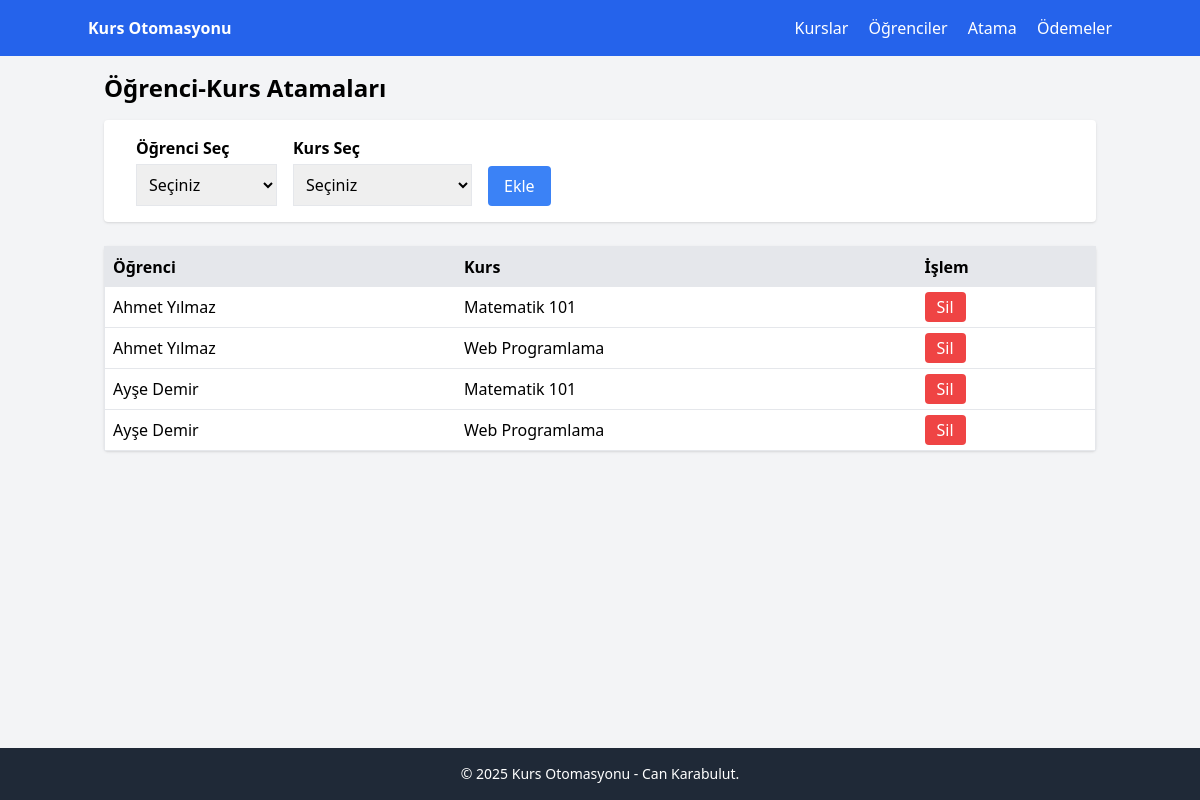
The app's page /enrollments.php with its own data.
### tables this page shows
CREATE TABLE `enrollments` (
  `student_id` int(11) NOT NULL,
  `course_id` int(11) NOT NULL
);

CREATE TABLE `students` (
  `id` int(11) NOT NULL,
  `full_name` varchar(100) NOT NULL,
  `email` varchar(100) DEFAULT NULL,
  `phone` varchar(20) DEFAULT NULL
);

CREATE TABLE `courses` (
  `id` int(11) NOT NULL,
  `name` varchar(100) NOT NULL,
  `description` varchar(255) DEFAULT NULL
);

### enrollments.php (the view, shortened to what this page needs)
<?php
require_once "db.php";
$sql = "SELECT e.student_id, e.course_id, s.full_name, c.name AS course_name
        FROM enrollments e
        JOIN students s ON e.student_id = s.id
        JOIN courses c ON e.course_id = c.id
        ORDER BY s.full_name, c.name";
$enrollments = $pdo->query($sql)->fetchAll(PDO::FETCH_ASSOC);
?>
<h1 class="text-2xl font-bold mb-4">Öğrenci-Kurs Atamaları</h1>
<form action="enrollments.php" method="POST" class="mb-6 p-4 bg-white rounded shadow flex space-x-4">
  <div>
    <label class="block mb-1 font-semibold">Öğrenci Seç</label>
    <select name="student_id" class="border p-2">
      <option value="">Seçiniz</option>
    </select>
  </div>
  <div>
    <label class="block mb-1 font-semibold">Kurs Seç</label>
    <select name="course_id" class="border p-2">
      <option value="">Seçiniz</option>
    </select>
  </div>
  <div class="flex items-end">
    <button type="submit" class="bg-blue-500 text-white px-4 py-2 rounded">Ekle</button>
  </div>
</form>
<table class="w-full bg-white rounded shadow border">
  <thead class="bg-gray-200">
    <tr>
      <th class="p-2 text-left">Öğrenci</th>
      <th class="p-2 text-left">Kurs</th>
      <th class="p-2 text-left">İşlem</th>
    </tr>
  </thead>
  <tbody>
    <?php foreach ($enrollments as $en): ?>
    <tr class="border-b">
      <td class="p-2"><?php echo htmlspecialchars($en['full_name']); ?></td>
      <td class="p-2"><?php echo htmlspecialchars($en['course_name']); ?></td>
      <td class="p-2">
        <a href="enrollments.php?del_stu=<?php echo $en['student_id']; ?>&del_crs=<?php echo $en['course_id']; ?>"
           class="bg-red-500 text-white px-3 py-1 rounded"
           onclick="return confirm('Bu atamayı silmek istediğinize emin misiniz?');">
          Sil
        </a>
      </td>
    </tr>
    <?php endforeach; ?>
  </tbody>
</table>
<?php
require_once "layout.php";

### assets/css/style.css (style rules this page uses)
body { font-family: 'Segoe UI', Tahoma, Geneva, Verdana, sans-serif; }

### records on screen
enrollments: student.full_name "Ahmet Yılmaz", course.name "Matematik 101"
enrollments: student.full_name "Ahmet Yılmaz", course.name "Web Programlama"
enrollments: student.full_name "Ayşe Demir", course.name "Matematik 101"
enrollments: student.full_name "Ayşe Demir", course.name "Web Programlama"
